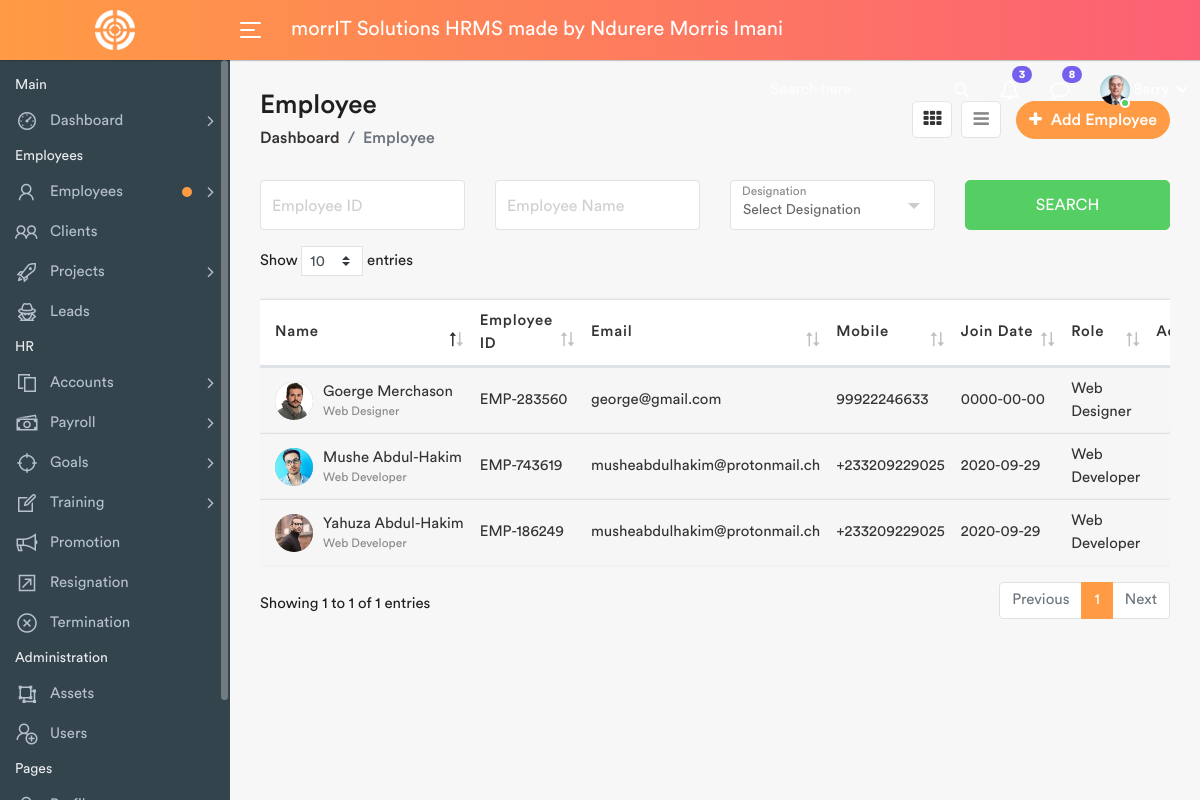
The app's page /employees-list.php (signed in) with its own data.
### tables this page shows
CREATE TABLE `users` (
  `id` int(11) NOT NULL,
  `FirstName` varchar(200) NOT NULL,
  `LastName` varchar(200) NOT NULL,
  `UserName` varchar(200) NOT NULL,
  `Email` varchar(100) NOT NULL,
  `Password` varchar(200) NOT NULL,
  `Phone` varchar(20) NOT NULL,
  `Address` varchar(200) NOT NULL,
  `Picture` varchar(255) NOT NULL,
  `dateTime` datetime NOT NULL DEFAULT current_timestamp()
);

CREATE TABLE `employees` (
  `id` int(11) NOT NULL,
  `FirstName` varchar(100) NOT NULL,
  `LastName` varchar(100) NOT NULL,
  `UserName` varchar(20) NOT NULL,
  `Email` varchar(100) NOT NULL,
  `Password` varchar(255) NOT NULL,
  `Employee_Id` varchar(50) NOT NULL,
  `Phone` varchar(20) NOT NULL,
  `Department` varchar(255) NOT NULL,
  `Designation` varchar(255) NOT NULL,
  `Joining_Date` date NOT NULL DEFAULT current_timestamp(),
  `Picture` varchar(200) NOT NULL,
  `DateTime` datetime NOT NULL DEFAULT current_timestamp()
);

### employees-list.php (the view, shortened to what this page needs)
<?php
	include_once("includes/functions.php");
 ?>
<!DOCTYPE html>
<html lang="en">
    <head>
        <link rel="stylesheet" href="assets/css/bootstrap.min.css">
        <link rel="stylesheet" href="assets/css/font-awesome.min.css">
        <link rel="stylesheet" href="assets/css/line-awesome.min.css">
		<link rel="stylesheet" href="assets/css/dataTables.bootstrap4.min.css">
		<link rel="stylesheet" href="assets/css/select2.min.css">
		<link rel="stylesheet" href="assets/css/bootstrap-datetimepicker.min.css">
        <link rel="stylesheet" href="assets/css/style.css">
    </head>
    <body>
        <div class="main-wrapper">
			<?php include_once("includes/header.php");?>
            <?php include_once("includes/sidebar.php");?>
            <div class="page-wrapper">
                <div class="content container-fluid">
					<div class="page-header">
						<div class="row align-items-center">
							<div class="col">
								<h3 class="page-title">Employee</h3>
								<ul class="breadcrumb">
									<li class="breadcrumb-item"><a href="index.php">Dashboard</a></li>
									<li class="breadcrumb-item active">Employee</li>
								</ul>
							</div>
							<div class="col-auto float-right ml-auto">
								<a href="#" class="btn add-btn" data-toggle="modal" data-target="#add_employee"><i class="fa fa-plus"></i> Add Employee</a>
								<div class="view-icons">
									<a href="employees.php" title="Grid View" class="grid-view btn btn-link active"><i class="fa fa-th"></i></a>
									<a href="employees-list.php" title="Tabular View" class="list-view btn btn-link"><i class="fa fa-bars"></i></a>
								</div>
							</div>
						</div>
					</div>
					<div class="row filter-row">
						<div class="col-sm-6 col-md-3">
							<div class="form-group form-focus">
								<input type="text" class="form-control floating">
								<label class="focus-label">Employee ID</label>
							</div>
						</div>
						<div class="col-sm-6 col-md-3">
							<div class="form-group form-focus">
								<input type="text" class="form-control floating">
								<label class="focus-label">Employee Name</label>
							</div>
						</div>
						<div class="col-sm-6 col-md-3">
							<div class="form-group form-focus select-focus">
								<label class="focus-label">Designation</label>
							</div>
						</div>
						<div class="col-sm-6 col-md-3">
							<a href="#" class="btn btn-success btn-block"> Search </a>
						</div>
                    </div>
					<div class="row">
						<div class="col-md-12">
							<div class="table-responsive">
								<table class="table table-striped custom-table datatable">
									<thead>
										<tr>
											<th>Name</th>
											<th>Employee ID</th>
											<th>Email</th>
											<th>Mobile</th>
											<th class="text-nowrap">Join Date</th>
											<th>Role</th>
											<th class="text-right no-sort">Action</th>
										</tr>
									</thead>
									<?php
										$sql = "SELECT * FROM employees";
										$query = $dbh->prepare($sql);
										$query->execute();
										$results=$query->fetchAll(PDO::FETCH_OBJ);
										if($query->rowCount() > 0)
										{
										foreach($results as $row)
										{
									?>
									<tbody>
										<tr>
											<td>
												<h2 class="table-avatar">
													<a href="profile.php" class="avatar"><img alt="picture" src="employees/<?php echo htmlentities($row->Picture);?>"></a>
													<a href="profile.php"><?php echo htmlentities($row->FirstName)." ".htmlentities($row->LastName); ?><span><?php echo htmlentities($row->Designation);?></span></a>
												</h2>
											</td>
											<td><?php echo htmlentities($row->Employee_Id);?></td>
											<td><?php echo htmlentities($row->Email);?></td>
											<td><?php echo htmlentities($row->Phone);?></td>
											<td><?php echo htmlentities($row->Joining_Date);?></td>
											<td><?php echo htmlentities($row->Designation);?></td>
											<td class="text-right">
												<div class="dropdown dropdown-action">
												</div>
											</td>
										</tr>
									</tbody>
									<?php $cnt +=1;
										}
									}?>
								</table>
							</div>
						</div>
					</div>
                </div>
            </div>
        </div>
    </body>
</html>

### includes/header.php (shortened to what this page needs)
<div class="header">
	<div class="header-left">
		<a href="index.php" class="logo">
			<img src="assets/img/logo.png" width="40" height="40" alt="">
		</a>
	</div>
	<a id="toggle_btn" href="javascript:void(0);">
		<span class="bar-icon">
			<span></span>
			<span></span>
			<span></span>
		</span>
	</a>
	<div class="page-title-box">
		<h3>morrIT Solutions HRMS made by Ndurere Morris Imani</h3>
	</div>
	<ul class="nav user-menu">
		<li class="nav-item">
			<div class="top-nav-search">
				<form action="search.php">
					<input class="form-control" type="text" placeholder="Search here">
					<button class="btn" type="submit"><i class="fa fa-search"></i></button>
				</form>
			</div>
		</li>
		<li class="nav-item dropdown">
			<a href="#" class="dropdown-toggle nav-link" data-toggle="dropdown">
				<i class="fa fa-bell-o"></i> <span class="badge badge-pill">3</span>
			</a>
		</li>
		<li class="nav-item dropdown">
			<a href="#" class="dropdown-toggle nav-link" data-toggle="dropdown">
				<i class="fa fa-comment-o"></i> <span class="badge badge-pill">8</span>
			</a>
		</li>
		<?php
		$sql = "SELECT * from users";
		$query = $dbh -> prepare($sql);
		$query->execute();
		$result=$query->fetch(PDO::FETCH_OBJ);
		?>
		<li class="nav-item dropdown has-arrow main-drop">
			<a href="#" class="dropdown-toggle nav-link" data-toggle="dropdown">
				<span class="user-img"><img src="./profiles/<?php echo htmlentities($result->Picture);?>" alt="User Picture">
				<span class="status online"></span></span>
				<span><?php echo htmlentities(ucfirst($_SESSION['userlogin']));?></span>
			</a>
		</li>
	</ul>
</div>

### records on screen
users: Picture (picture)
employees: Picture (picture), FirstName "Goerge", LastName "Merchason", Designation "Web Designer", Employee_Id "EMP-283560", Email "george@gmail.com", Phone "99922246633", Joining_Date "0000-00-00"
employees: Picture (picture), FirstName "Mushe", LastName "Abdul-Hakim", Designation "Web Developer", Employee_Id "EMP-743619", Email "musheabdulhakim@protonmail.ch", Phone "+233209229025", Joining_Date "2020-09-29"
employees: Picture (picture), FirstName "Yahuza", LastName "Abdul-Hakim", Designation "Web Developer", Employee_Id "EMP-186249", Email "musheabdulhakim@protonmail.ch", Phone "+233209229025", Joining_Date "2020-09-29"
